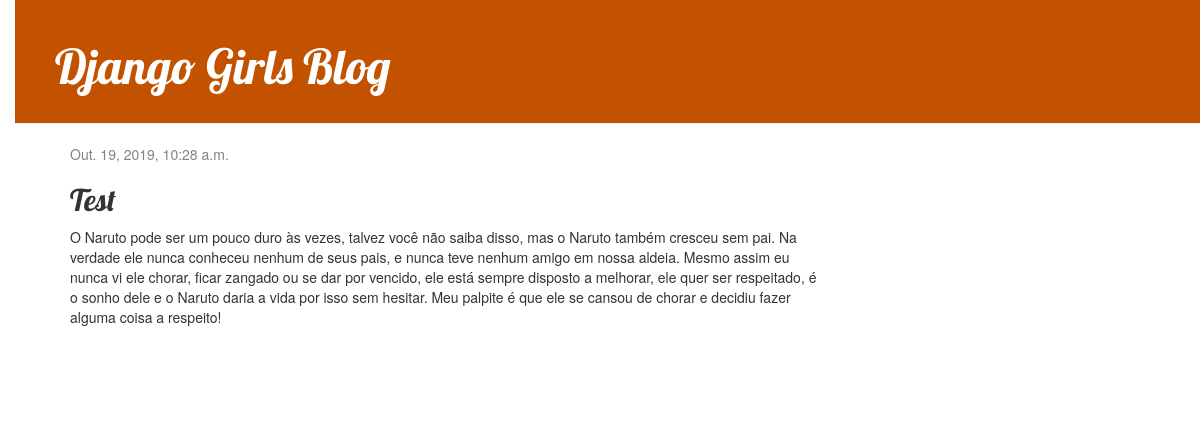
The app's page /post/1/ with its own data.
### blog/models.py (models this page shows, shortened)
class Post(models.Model):
    author = models.ForeignKey(settings.AUTH_USER_MODEL, on_delete=models.CASCADE)
    title = models.CharField(max_length=200)
    text = models.TextField()
    created_date = models.DateTimeField(default=timezone.now)
    published_date = models.DateTimeField(blank=True, null=True)

### blog/views.py (the view)
# urls.py: path('post/<int:pk>/', views.post_detail, name='post_detail'),
def post_detail(request, pk):
	post = get_object_or_404(Post, pk=pk)
	return render(request, 'blog/post_detail.html', {'post': post})

### blog/templates/blog/post_detail.html (shortened to what this page needs)
{% extends 'blog/base.html' %}
{% block content %}
    <div class="post">
        {% if post.published_date %}
            <div class="date">
                {{ post.published_date }}
            </div>
        {% endif %}
	<h2>{{ post.title }}</h2>
        <p>{{ post.text|linebreaksbr }}</p>
    </div>
{% endblock %}

### blog/static/css/blog.css (style rules this page uses)
body { padding-left: 15px; }
h1, h2, h3, h4 { font-family: 'Lobster', cursive; }
.date { color: #828282; }
.post { margin-bottom: 70px; }

### records on screen
Post: published_date "Out. 19, 2019, 10:28 a.m.", title "Test", text "O Naruto pode ser um pouco duro às vezes, talvez você não saiba disso, mas o Naruto também cresceu sem pai. Na verdade ele nunca conheceu nenhum de seus pais, e nunca teve nenhum amigo em nossa aldeia. Mesmo assim eu nunca vi ele chorar, ficar zangado ou se dar por vencido, ele está sempre disposto a melhorar, ele quer ser respeitado, é o sonho dele e o Naruto daria a vida por isso sem hesitar. Meu palpite é que ele se cansou de chorar e decidiu fazer alguma coisa a respeito!"
